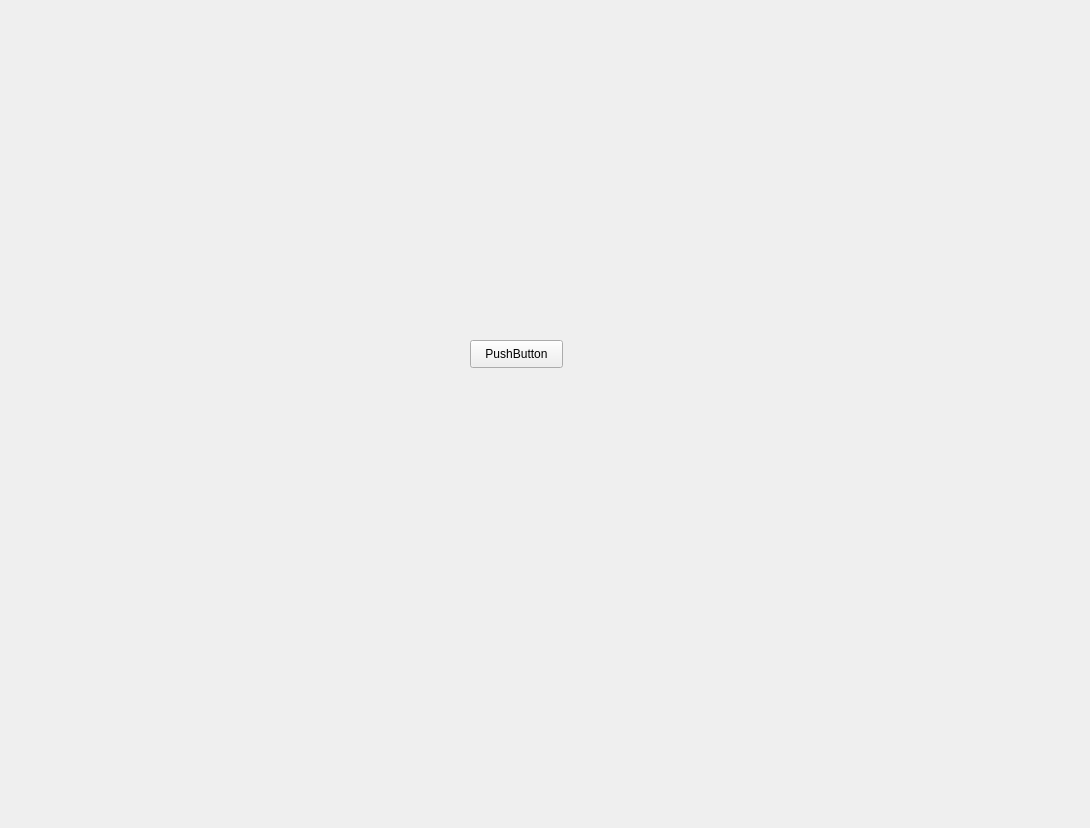
<?xml version="1.0" encoding="UTF-8"?>
<ui version="4.0">
 <class>IFSControlWidget</class>
 <widget class="QWidget" name="IFSControlWidget">
  <property name="geometry">
   <rect>
    <x>0</x>
    <y>0</y>
    <width>1090</width>
    <height>828</height>
   </rect>
  </property>
  <property name="windowTitle">
   <string>Form</string>
  </property>
  <widget class="QPushButton" name="pushButton">
   <property name="geometry">
    <rect>
     <x>470</x>
     <y>340</y>
     <width>93</width>
     <height>28</height>
    </rect>
   </property>
   <property name="text">
    <string>PushButton</string>
   </property>
  </widget>
 </widget>
 <resources/>
 <connections/>
</ui>
